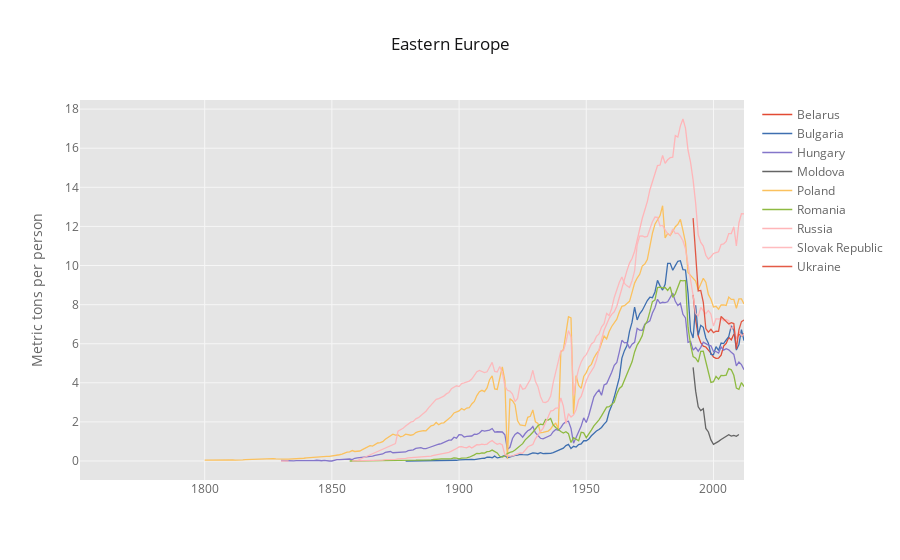
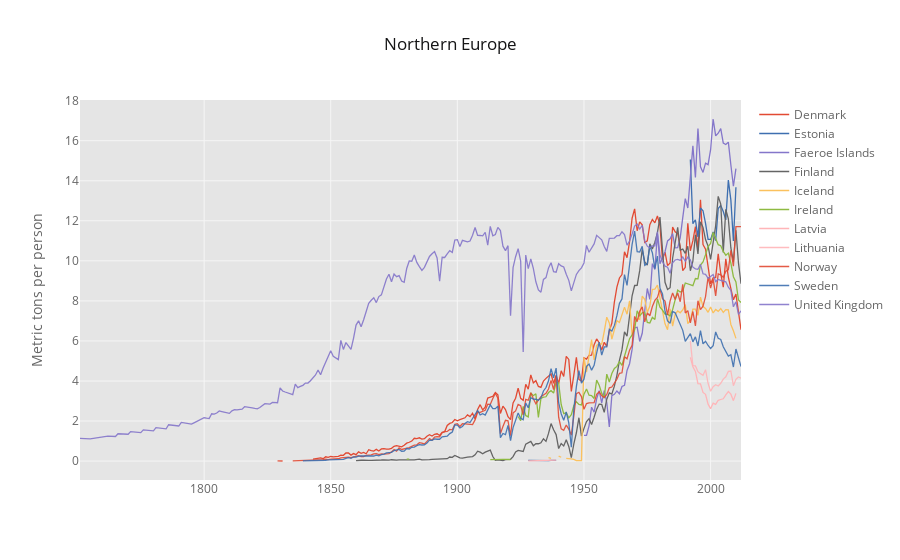
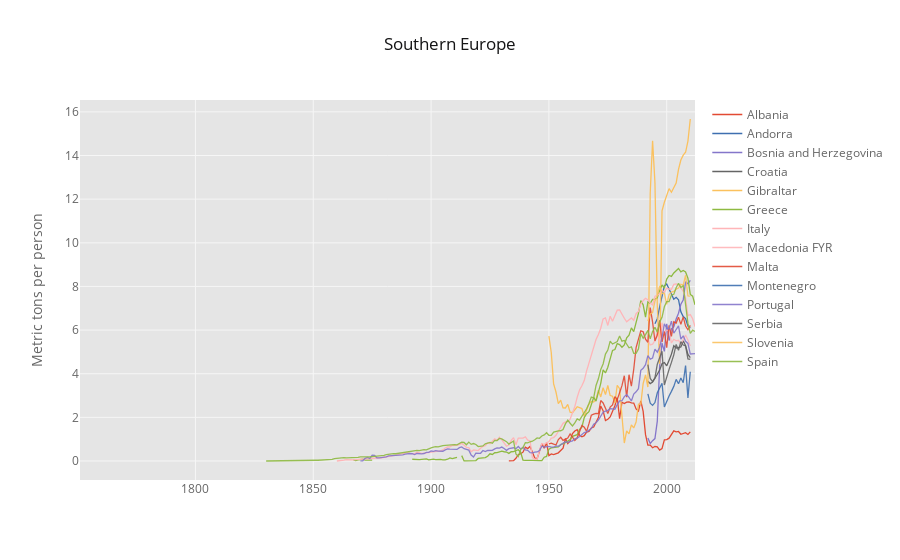
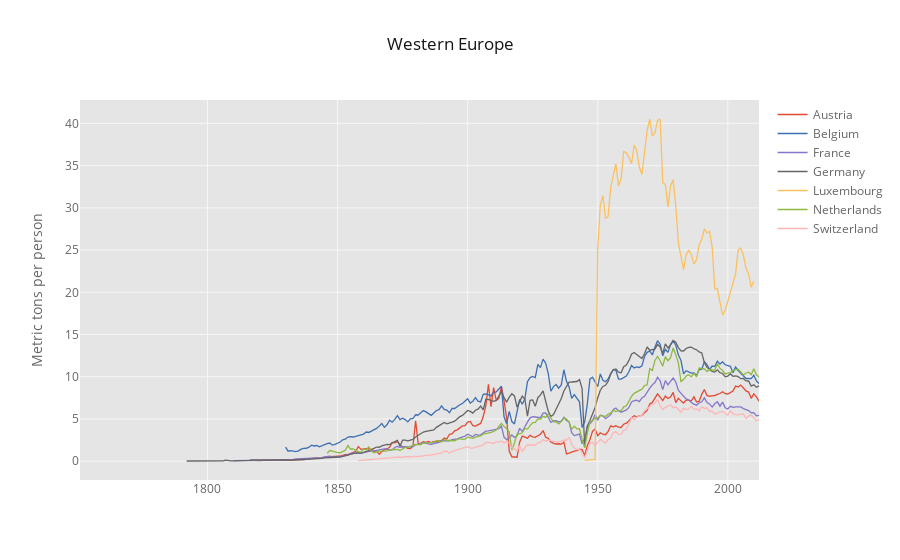

Write notebook code for charts like these, in order.
### Markdown cell above
### Plotly + cufflinks plotting

### Code cell
# make interactive
import plotly as py
import cufflinks as cf
import plotly.tools as tls
tls.embed('https://plot.ly/~cufflinks/8')


for sub in df['sub-region'].unique():
    sub_df = df.loc[df['sub-region']==sub].pivot('year', 'country', 'value')
    fig = sub_df.iplot(asFigure = True,\
                        title = sub,\
                        yTitle = 'Metric tons per person',\
                        theme = 'ggplot')
    py.offline.iplot(fig)

### Figure 1 — Plotly figure (JSON) as saved in the notebook; plotly's stock layout.template omitted (floating-point values rounded to 4 significant figures; data arrays with more than 128 entries replaced by an {"elided": "..."} marker saying what was removed)
{"data": [{"line": {"color": "rgba(226, 74, 51, 1.0)", "dash": "solid", "width": 1.3}, "mode": "lines", "name": "Belarus", "text": "", "type": "scatter", "x": {"elided": "253 str values"}, "y": {"elided": "253 mixed values"}}, {"line": {"color": "rgba(62, 111, 176, 1.0)", "dash": "solid", "width": 1.3}, "mode": "lines", "name": "Bulgaria", "text": "", "type": "scatter", "x": {"elided": "253 str values"}, "y": {"elided": "253 mixed values"}}, {"line": {"color": "rgba(132, 118, 202, 1.0)", "dash": "solid", "width": 1.3}, "mode": "lines", "name": "Hungary", "text": "", "type": "scatter", "x": {"elided": "253 str values"}, "y": {"elided": "253 mixed values"}}, {"line": {"color": "rgba(101, 101, 101, 1.0)", "dash": "solid", "width": 1.3}, "mode": "lines", "name": "Moldova", "text": "", "type": "scatter", "x": {"elided": "253 str values"}, "y": {"elided": "253 mixed values"}}, {"line": {"color": "rgba(251, 193, 94, 1.0)", "dash": "solid", "width": 1.3}, "mode": "lines", "name": "Poland", "text": "", "type": "scatter", "x": {"elided": "253 str values"}, "y": {"elided": "253 mixed values"}}, {"line": {"color": "rgba(142, 186, 66, 1.0)", "dash": "solid", "width": 1.3}, "mode": "lines", "name": "Romania", "text": "", "type": "scatter", "x": {"elided": "253 str values"}, "y": {"elided": "253 mixed values"}}, {"line": {"color": "rgba(255, 181, 184, 1.0)", "dash": "solid", "width": 1.3}, "mode": "lines", "name": "Russia", "text": "", "type": "scatter", "x": {"elided": "253 str values"}, "y": {"elided": "253 mixed values"}}, {"line": {"color": "rgba(255, 181, 184, 0.8999999999999999)", "dash": "solid", "width": 1.3}, "mode": "lines", "name": "Slovak Republic", "text": "", "type": "scatter", "x": {"elided": "253 str values"}, "y": {"elided": "253 mixed values"}}, {"line": {"color": "rgba(226, 74, 51, 0.8999999999999999)", "dash": "solid", "width": 1.3}, "mode": "lines", "name": "Ukraine", "text": "", "type": "scatter", "x": {"elided": "253 str values"}, "y": {"elided": "253 mixed values"}}], "layout": {"legend": {"bgcolor": "#FFFFFF", "font": {"color": "#666666"}}, "paper_bgcolor": "#FFFFFF", "plot_bgcolor": "#E5E5E5", "title": "Eastern Europe", "titlefont": {"color": "#151516"}, "xaxis1": {"gridcolor": "#F6F6F6", "showgrid": true, "tickfont": {"color": "#666666"}, "title": "", "titlefont": {"color": "#666666"}, "zerolinecolor": "#F6F6F6"}, "yaxis1": {"gridcolor": "#F6F6F6", "showgrid": true, "tickfont": {"color": "#666666"}, "title": "Metric tons per person", "titlefont": {"color": "#666666"}, "zerolinecolor": "#F6F6F6"}}}

### Figure 2 — Plotly figure (JSON) as saved in the notebook; plotly's stock layout.template omitted (floating-point values rounded to 4 significant figures; data arrays with more than 128 entries replaced by an {"elided": "..."} marker saying what was removed)
{"data": [{"line": {"color": "rgba(226, 74, 51, 1.0)", "dash": "solid", "width": 1.3}, "mode": "lines", "name": "Denmark", "text": "", "type": "scatter", "x": {"elided": "253 str values"}, "y": {"elided": "253 mixed values"}}, {"line": {"color": "rgba(62, 111, 176, 1.0)", "dash": "solid", "width": 1.3}, "mode": "lines", "name": "Estonia", "text": "", "type": "scatter", "x": {"elided": "253 str values"}, "y": {"elided": "253 mixed values"}}, {"line": {"color": "rgba(132, 118, 202, 1.0)", "dash": "solid", "width": 1.3}, "mode": "lines", "name": "Faeroe Islands", "text": "", "type": "scatter", "x": {"elided": "253 str values"}, "y": {"elided": "253 mixed values"}}, {"line": {"color": "rgba(101, 101, 101, 1.0)", "dash": "solid", "width": 1.3}, "mode": "lines", "name": "Finland", "text": "", "type": "scatter", "x": {"elided": "253 str values"}, "y": {"elided": "253 mixed values"}}, {"line": {"color": "rgba(251, 193, 94, 1.0)", "dash": "solid", "width": 1.3}, "mode": "lines", "name": "Iceland", "text": "", "type": "scatter", "x": {"elided": "253 str values"}, "y": {"elided": "253 mixed values"}}, {"line": {"color": "rgba(142, 186, 66, 1.0)", "dash": "solid", "width": 1.3}, "mode": "lines", "name": "Ireland", "text": "", "type": "scatter", "x": {"elided": "253 str values"}, "y": {"elided": "253 mixed values"}}, {"line": {"color": "rgba(255, 181, 184, 1.0)", "dash": "solid", "width": 1.3}, "mode": "lines", "name": "Latvia", "text": "", "type": "scatter", "x": {"elided": "253 str values"}, "y": {"elided": "253 mixed values"}}, {"line": {"color": "rgba(255, 181, 184, 0.8999999999999999)", "dash": "solid", "width": 1.3}, "mode": "lines", "name": "Lithuania", "text": "", "type": "scatter", "x": {"elided": "253 str values"}, "y": {"elided": "253 mixed values"}}, {"line": {"color": "rgba(226, 74, 51, 0.8999999999999999)", "dash": "solid", "width": 1.3}, "mode": "lines", "name": "Norway", "text": "", "type": "scatter", "x": {"elided": "253 str values"}, "y": {"elided": "253 mixed values"}}, {"line": {"color": "rgba(62, 111, 176, 0.8999999999999999)", "dash": "solid", "width": 1.3}, "mode": "lines", "name": "Sweden", "text": "", "type": "scatter", "x": {"elided": "253 str values"}, "y": {"elided": "253 mixed values"}}, {"line": {"color": "rgba(132, 118, 202, 0.8999999999999999)", "dash": "solid", "width": 1.3}, "mode": "lines", "name": "United Kingdom", "text": "", "type": "scatter", "x": {"elided": "253 str values"}, "y": {"elided": "253 float values"}}], "layout": {"legend": {"bgcolor": "#FFFFFF", "font": {"color": "#666666"}}, "paper_bgcolor": "#FFFFFF", "plot_bgcolor": "#E5E5E5", "title": "Northern Europe", "titlefont": {"color": "#151516"}, "xaxis1": {"gridcolor": "#F6F6F6", "showgrid": true, "tickfont": {"color": "#666666"}, "title": "", "titlefont": {"color": "#666666"}, "zerolinecolor": "#F6F6F6"}, "yaxis1": {"gridcolor": "#F6F6F6", "showgrid": true, "tickfont": {"color": "#666666"}, "title": "Metric tons per person", "titlefont": {"color": "#666666"}, "zerolinecolor": "#F6F6F6"}}}

### Figure 3 — Plotly figure (JSON) as saved in the notebook; plotly's stock layout.template omitted (floating-point values rounded to 4 significant figures; data arrays with more than 128 entries replaced by an {"elided": "..."} marker saying what was removed)
{"data": [{"line": {"color": "rgba(226, 74, 51, 1.0)", "dash": "solid", "width": 1.3}, "mode": "lines", "name": "Albania", "text": "", "type": "scatter", "x": {"elided": "253 str values"}, "y": {"elided": "253 mixed values"}}, {"line": {"color": "rgba(62, 111, 176, 1.0)", "dash": "solid", "width": 1.3}, "mode": "lines", "name": "Andorra", "text": "", "type": "scatter", "x": {"elided": "253 str values"}, "y": {"elided": "253 mixed values"}}, {"line": {"color": "rgba(132, 118, 202, 1.0)", "dash": "solid", "width": 1.3}, "mode": "lines", "name": "Bosnia and Herzegovina", "text": "", "type": "scatter", "x": {"elided": "253 str values"}, "y": {"elided": "253 mixed values"}}, {"line": {"color": "rgba(101, 101, 101, 1.0)", "dash": "solid", "width": 1.3}, "mode": "lines", "name": "Croatia", "text": "", "type": "scatter", "x": {"elided": "253 str values"}, "y": {"elided": "253 mixed values"}}, {"line": {"color": "rgba(251, 193, 94, 1.0)", "dash": "solid", "width": 1.3}, "mode": "lines", "name": "Gibraltar", "text": "", "type": "scatter", "x": {"elided": "253 str values"}, "y": {"elided": "253 mixed values"}}, {"line": {"color": "rgba(142, 186, 66, 1.0)", "dash": "solid", "width": 1.3}, "mode": "lines", "name": "Greece", "text": "", "type": "scatter", "x": {"elided": "253 str values"}, "y": {"elided": "253 mixed values"}}, {"line": {"color": "rgba(255, 181, 184, 1.0)", "dash": "solid", "width": 1.3}, "mode": "lines", "name": "Italy", "text": "", "type": "scatter", "x": {"elided": "253 str values"}, "y": {"elided": "253 mixed values"}}, {"line": {"color": "rgba(255, 181, 184, 0.8999999999999999)", "dash": "solid", "width": 1.3}, "mode": "lines", "name": "Macedonia FYR", "text": "", "type": "scatter", "x": {"elided": "253 str values"}, "y": {"elided": "253 mixed values"}}, {"line": {"color": "rgba(226, 74, 51, 0.8999999999999999)", "dash": "solid", "width": 1.3}, "mode": "lines", "name": "Malta", "text": "", "type": "scatter", "x": {"elided": "253 str values"}, "y": {"elided": "253 mixed values"}}, {"line": {"color": "rgba(62, 111, 176, 0.8999999999999999)", "dash": "solid", "width": 1.3}, "mode": "lines", "name": "Montenegro", "text": "", "type": "scatter", "x": {"elided": "253 str values"}, "y": {"elided": "253 mixed values"}}, {"line": {"color": "rgba(132, 118, 202, 0.8999999999999999)", "dash": "solid", "width": 1.3}, "mode": "lines", "name": "Portugal", "text": "", "type": "scatter", "x": {"elided": "253 str values"}, "y": {"elided": "253 mixed values"}}, {"line": {"color": "rgba(101, 101, 101, 0.8999999999999999)", "dash": "solid", "width": 1.3}, "mode": "lines", "name": "Serbia", "text": "", "type": "scatter", "x": {"elided": "253 str values"}, "y": {"elided": "253 mixed values"}}, {"line": {"color": "rgba(251, 193, 94, 0.8999999999999999)", "dash": "solid", "width": 1.3}, "mode": "lines", "name": "Slovenia", "text": "", "type": "scatter", "x": {"elided": "253 str values"}, "y": {"elided": "253 mixed values"}}, {"line": {"color": "rgba(142, 186, 66, 0.8999999999999999)", "dash": "solid", "width": 1.3}, "mode": "lines", "name": "Spain", "text": "", "type": "scatter", "x": {"elided": "253 str values"}, "y": {"elided": "253 mixed values"}}], "layout": {"legend": {"bgcolor": "#FFFFFF", "font": {"color": "#666666"}}, "paper_bgcolor": "#FFFFFF", "plot_bgcolor": "#E5E5E5", "title": "Southern Europe", "titlefont": {"color": "#151516"}, "xaxis1": {"gridcolor": "#F6F6F6", "showgrid": true, "tickfont": {"color": "#666666"}, "title": "", "titlefont": {"color": "#666666"}, "zerolinecolor": "#F6F6F6"}, "yaxis1": {"gridcolor": "#F6F6F6", "showgrid": true, "tickfont": {"color": "#666666"}, "title": "Metric tons per person", "titlefont": {"color": "#666666"}, "zerolinecolor": "#F6F6F6"}}}

### Figure 4 — Plotly figure (JSON) as saved in the notebook; plotly's stock layout.template omitted (floating-point values rounded to 4 significant figures; data arrays with more than 128 entries replaced by an {"elided": "..."} marker saying what was removed)
{"data": [{"line": {"color": "rgba(226, 74, 51, 1.0)", "dash": "solid", "width": 1.3}, "mode": "lines", "name": "Austria", "text": "", "type": "scatter", "x": {"elided": "253 str values"}, "y": {"elided": "253 mixed values"}}, {"line": {"color": "rgba(62, 111, 176, 1.0)", "dash": "solid", "width": 1.3}, "mode": "lines", "name": "Belgium", "text": "", "type": "scatter", "x": {"elided": "253 str values"}, "y": {"elided": "253 mixed values"}}, {"line": {"color": "rgba(132, 118, 202, 1.0)", "dash": "solid", "width": 1.3}, "mode": "lines", "name": "France", "text": "", "type": "scatter", "x": {"elided": "253 str values"}, "y": {"elided": "253 mixed values"}}, {"line": {"color": "rgba(101, 101, 101, 1.0)", "dash": "solid", "width": 1.3}, "mode": "lines", "name": "Germany", "text": "", "type": "scatter", "x": {"elided": "253 str values"}, "y": {"elided": "253 mixed values"}}, {"line": {"color": "rgba(251, 193, 94, 1.0)", "dash": "solid", "width": 1.3}, "mode": "lines", "name": "Luxembourg", "text": "", "type": "scatter", "x": {"elided": "253 str values"}, "y": {"elided": "253 mixed values"}}, {"line": {"color": "rgba(142, 186, 66, 1.0)", "dash": "solid", "width": 1.3}, "mode": "lines", "name": "Netherlands", "text": "", "type": "scatter", "x": {"elided": "253 str values"}, "y": {"elided": "253 mixed values"}}, {"line": {"color": "rgba(255, 181, 184, 1.0)", "dash": "solid", "width": 1.3}, "mode": "lines", "name": "Switzerland", "text": "", "type": "scatter", "x": {"elided": "253 str values"}, "y": {"elided": "253 mixed values"}}], "layout": {"legend": {"bgcolor": "#FFFFFF", "font": {"color": "#666666"}}, "paper_bgcolor": "#FFFFFF", "plot_bgcolor": "#E5E5E5", "title": "Western Europe", "titlefont": {"color": "#151516"}, "xaxis1": {"gridcolor": "#F6F6F6", "showgrid": true, "tickfont": {"color": "#666666"}, "title": "", "titlefont": {"color": "#666666"}, "zerolinecolor": "#F6F6F6"}, "yaxis1": {"gridcolor": "#F6F6F6", "showgrid": true, "tickfont": {"color": "#666666"}, "title": "Metric tons per person", "titlefont": {"color": "#666666"}, "zerolinecolor": "#F6F6F6"}}}
